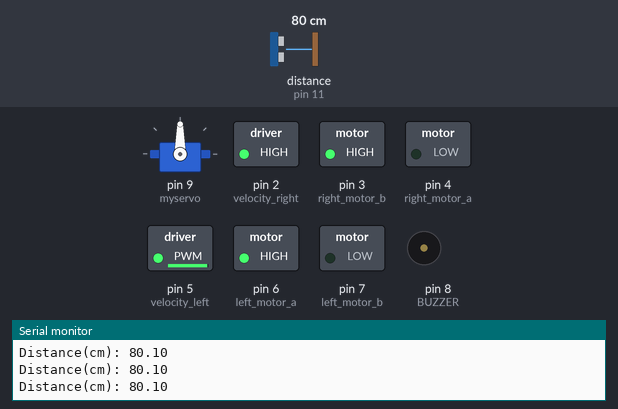
Bench run of a sketch on a simulated Arduino Uno, built with avr-gcc and run on an emulated ATmega328P. Parts: servo, switched loads named in the sketch (green lamp = pin HIGH), buzzer (waves = sounding, pin HIGH), the last lines printed to the serial monitor. Wiring (inferred from the names in the program): ultrasonic range finder: trigger pin 10; echo pin 11. The test bench sets the inputs (shaded band); at power-on: distance to the obstacle (sensor on pin 11) 80 cm. The echo pulse lasts 58.3 µs per cm; pins used as bus, display or sensor lines are not drawn.

Above: at 1.2 s.
1.3 s: distance to the obstacle (sensor on pin 11) set to 2 cm
At 1.7 s:
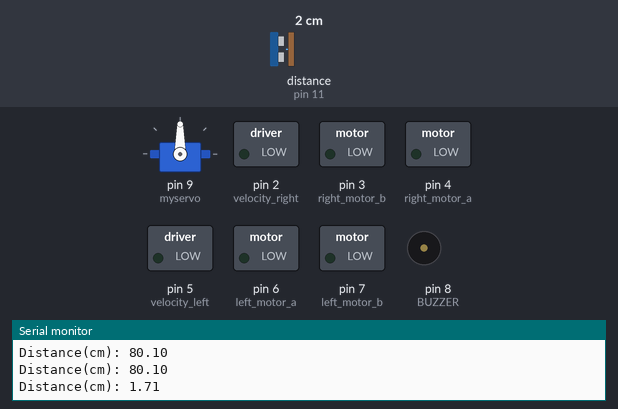
At 2.78 s:
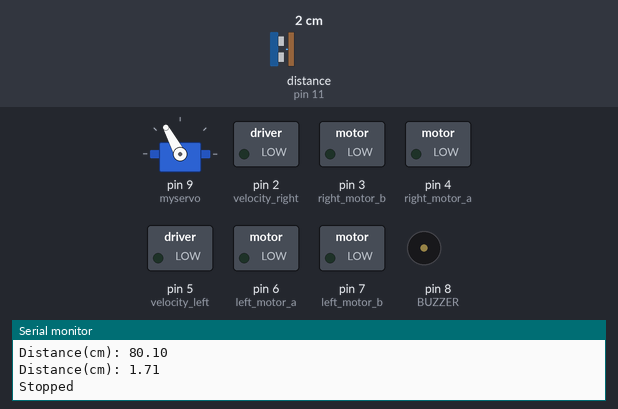
4.3 s: distance to the obstacle (sensor on pin 11) set to 35 cm
7.3 s: distance to the obstacle (sensor on pin 11) set to 43 cm
At 8.96 s:
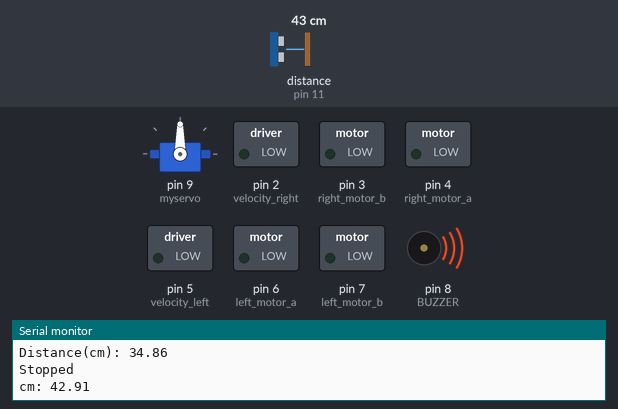
Timing chart, 0 to 11.9 s (numbered marks = the images above; inputs shaded):
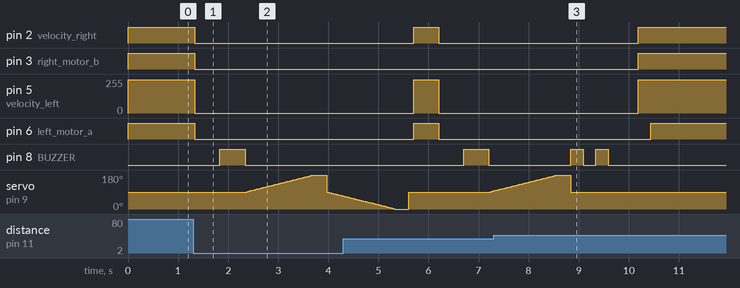

Measured:
- the behaviour switches between 40 and 41 cm on distance to the obstacle (sensor on pin 11) (found by bisection; images 2 and 3)
- after the input at 1.3 s, pin 2 (velocity_right), pin 3 (right_motor_b), pin 6 (left_motor_a): HIGH → LOW at once; pin 5 (velocity_left): 250/255 → 0/255 at once; pin 8 (BUZZER): LOW → HIGH after 0.54 s, → LOW 0.50 s later; servo on pin 9 (myservo): rises from 90° to 180° in 1.3 s, then falls to 70° in 0.58 s
- after the input at 7.3 s, pin 3 (right_motor_b): LOW → HIGH after 2.9 s; servo on pin 9 (myservo): goes on until 8.8 s, then stays 90°

The sketch:

Sinba_v0.1.ino
```cpp
#include <Servo.h>

#define TRIG 10
#define ECHO 11
#define BUZZER 8
#define velocity_right 2
#define right_motor_a 4
#define right_motor_b 3
#define velocity_left 5
#define left_motor_a 6
#define left_motor_b 7


float lenght_of_time;
float distance, distancex;
int pos = 90;
int vel = 250;
int break_time = 500;

Servo myservo;

void setup()
{
  myservo.attach(9);
  pinMode(TRIG, OUTPUT);
  pinMode(ECHO, INPUT);
  pinMode(BUZZER, OUTPUT);
  pinMode(velocity_right, OUTPUT);
  pinMode(velocity_left, OUTPUT);
  pinMode(right_motor_a, OUTPUT);
  pinMode(right_motor_b, OUTPUT);
  pinMode(left_motor_a, OUTPUT);
  pinMode(left_motor_b, OUTPUT);

  analogWrite(velocity_right, 0);
  digitalWrite(right_motor_a, LOW);
  digitalWrite(right_motor_b, LOW);

  analogWrite(velocity_left, 0);
  digitalWrite(left_motor_a, LOW);
  digitalWrite(left_motor_b, LOW);

  Serial.begin(9600);

}

void going_foward(void) {
  analogWrite(velocity_right, vel);
  digitalWrite(right_motor_a, LOW);
  digitalWrite(right_motor_b, HIGH);

  analogWrite(velocity_left, vel);
  digitalWrite(left_motor_a, HIGH);
  digitalWrite(left_motor_b, LOW);
}

void stop_walking(void) {
  analogWrite(velocity_right, 0);
  digitalWrite(right_motor_a, LOW);
  digitalWrite(right_motor_b, LOW);

  analogWrite(velocity_left, 0);
  digitalWrite(left_motor_a, LOW);
  digitalWrite(left_motor_b, LOW);
}

void turn_right(void) {
  stop_walking();
  delay(break_time/5);
  analogWrite(velocity_right, vel);
  digitalWrite(right_motor_a, LOW);
  digitalWrite(right_motor_b, LOW);

  analogWrite(velocity_left, vel);
  digitalWrite(left_motor_a, HIGH);
  digitalWrite(left_motor_b, LOW);
}

void turn_left(void) {
  stop_walking();
  delay(break_time/5);
  analogWrite(velocity_right, vel);
  digitalWrite(right_motor_a, LOW);
  digitalWrite(right_motor_b, HIGH);

  analogWrite(velocity_left, vel);
  digitalWrite(left_motor_a, LOW);
  digitalWrite(left_motor_b, LOW);
}

float save_distance(int delaytime) {
  digitalWrite(TRIG, LOW);
  delay(2);
  digitalWrite(TRIG, HIGH);
  delayMicroseconds(10);
  digitalWrite(TRIG, LOW);

  lenght_of_time = pulseIn(ECHO, HIGH);

  distancex = lenght_of_time / 58;

  Serial.print("cm: ");
  Serial.println(distancex);

  delay(delaytime);

  return distancex;

}
float search(int delaytime) {
  digitalWrite(TRIG, LOW);
  delay(2);
  digitalWrite(TRIG, HIGH);
  delayMicroseconds(10);
  digitalWrite(TRIG, LOW);

  lenght_of_time = pulseIn(ECHO, HIGH);

  distance = lenght_of_time / 58;

  Serial.print("Distance(cm): ");
  Serial.println(distance);

  delay(delaytime);

  return distance;

}
void look_left()
{
  for (pos = 90; pos <= 180; pos += 1) {
    myservo.write(pos);
    delay(15);
  }
  while (1) {
    save_distance(0);
    delay(break_time/2);
    break;
  }
  for (pos = 180; pos >= 90; pos -= 1) {
    myservo.write(pos);
  }
}
void look_right()
{
  for (pos = 90; pos >= 0; pos -= 1) {
    myservo.write(pos);
    delay(15);
  }
  while (1) {
    save_distance(0);
    delay(break_time/2);
    break;
  }
  for (pos = 0; pos <= 90; pos += 1) {
    myservo.write(pos);
  }
}

void buzzers_alert2() {
  digitalWrite(BUZZER, HIGH);
  delay(break_time/2);

  digitalWrite(BUZZER, LOW);
  delay(break_time/2);

  digitalWrite(BUZZER, HIGH);
  delay(break_time/2);

  digitalWrite(BUZZER, LOW);
}
void buzzers_alert3() {
  digitalWrite(BUZZER, HIGH);
  delay(break_time/2);

  digitalWrite(BUZZER, LOW);
  delay(break_time/2);

  digitalWrite(BUZZER, HIGH);
  delay(break_time/2);

  digitalWrite(BUZZER, LOW);
  delay(break_time/2);

  digitalWrite(BUZZER, HIGH);
  delay(break_time/2);

  digitalWrite(BUZZER, LOW);
}
void loop()
{
  going_foward();
  search(0);
  if (distance < 40 && distance > 0) {

    stop_walking();

    delay(break_time);

    digitalWrite(BUZZER, HIGH);
    delay(break_time);
    digitalWrite(BUZZER, LOW);

    Serial.println("Stopped");

    look_left();
    if (distancex > 40 || distancex < 0) {
      buzzers_alert2();
      delay(break_time);

      Serial.println("turning left" );
      turn_left();
      delay(break_time/2);

    } else {
      look_right();
      if (distancex > 40 || distancex < 0) {
        buzzers_alert3();
        delay(break_time);

        Serial.println("turning right" );
        turn_right();
        delay(break_time/2);

      } else {
        Serial.println("going back");
        turn_right();
        delay(break_time);
      }
    }
  }
}
```
